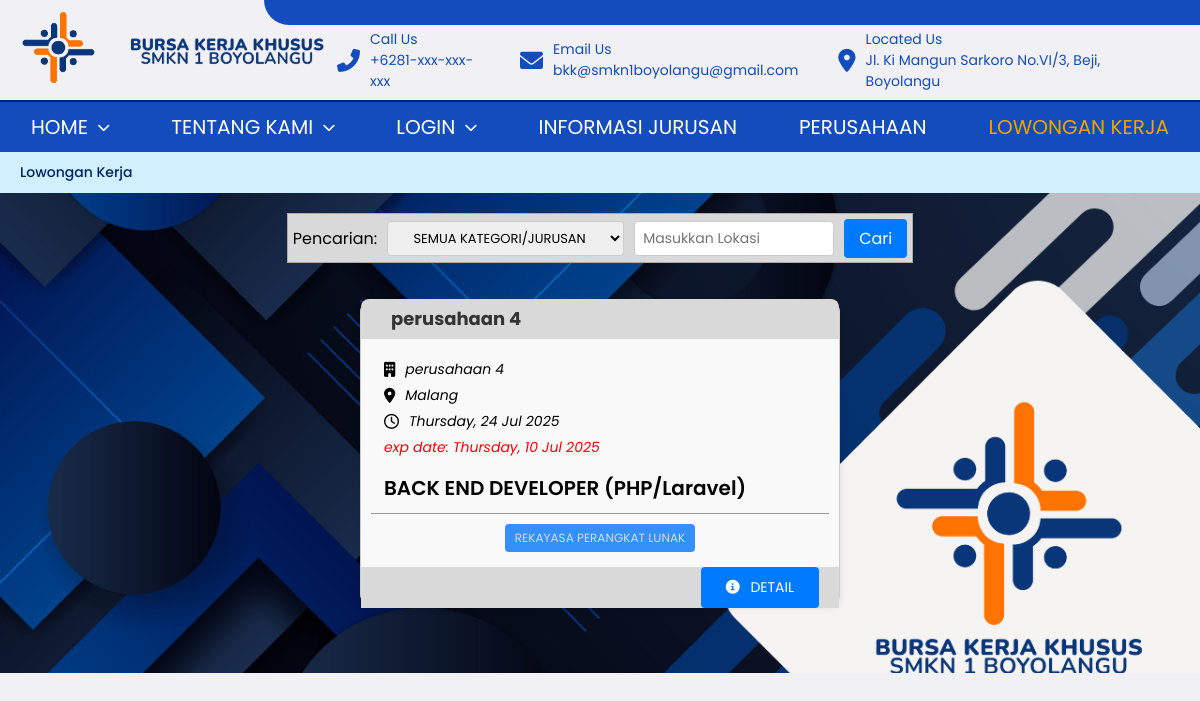
Page /BKK/Lowker/loker.php on the committed database.
### tables this page shows
CREATE TABLE `lowker`  (
  `id_lowker` int NOT NULL AUTO_INCREMENT,
  `id_jurusan` int NOT NULL,
  `judul_lowker` varchar(255) NOT NULL,
  `deskripsi_lowker` text NOT NULL,
  `gaji` varchar(255) NULL DEFAULT NULL,
  `pendidikan` varchar(255) NULL DEFAULT NULL,
  `tipe_pekerjaan` varchar(255) NULL DEFAULT NULL,
  `tgl_ditutup` date NULL DEFAULT NULL,
  `tgl_posting` date NULL DEFAULT NULL,
  `keahlian` text NULL,
  `waktu_bekerja` varchar(255) NULL DEFAULT NULL,
  `kualifikasi` text NULL,
  `tunjangan` text NULL,
  `id_perusahaan` int NULL DEFAULT NULL,
  `lokasi` varchar(255) NULL DEFAULT NULL,
  `jumlah_pelamar` int NULL DEFAULT NULL,
  PRIMARY KEY (`id_lowker`, `id_jurusan`) USING BTREE,
  INDEX `id_perusahaan`(`id_perusahaan` ASC) USING BTREE,
  INDEX `kategori_jurusan`(`id_jurusan` ASC) USING BTREE,
  CONSTRAINT `lowker_ibfk_1` FOREIGN KEY (`id_perusahaan`) REFERENCES `perusahaan` (`id_perusahaan`) ON DELETE RESTRICT ON UPDATE RESTRICT,
  CONSTRAINT `kategori_jurusan` FOREIGN KEY (`id_jurusan`) REFERENCES `jurusan` (`id_jurusan`) ON DELETE RESTRICT ON UPDATE RESTRICT
);

CREATE TABLE `perusahaan`  (
  `id_perusahaan` int NOT NULL AUTO_INCREMENT,
  `nama` varchar(100) NULL DEFAULT NULL,
  `alamat` text NULL,
  `kota` varchar(50) NULL DEFAULT NULL,
  `deskripsi_perusahaan` text NULL,
  `kontak` varchar(15) NULL DEFAULT NULL,
  `email` varchar(100) NULL DEFAULT NULL,
  `logo` longblob NULL,
  `gambar` longblob NULL,
  `standar` enum('umkm','mou','startup','perseroan') NOT NULL,
  `kategori` enum('lokal','provinsi','nasional','internasional') NOT NULL,
  `kerja_sama` text NOT NULL,
  PRIMARY KEY (`id_perusahaan`) USING BTREE
);

CREATE TABLE `jurusan`  (
  `id_jurusan` int NOT NULL AUTO_INCREMENT,
  `jurusan` varchar(100) NULL DEFAULT NULL,
  PRIMARY KEY (`id_jurusan`) USING BTREE
);

### BKK/Lowker/loker.php (the view, shortened to what this page needs)
<?php
include '../koneksi.php';
$result = $koneksi->query("
  SELECT lowker.*,
         perusahaan.nama AS nama_perusahaan,
         jurusan.jurusan AS nama_jurusan
  FROM lowker
  JOIN perusahaan ON lowker.id_perusahaan = perusahaan.id_perusahaan
  JOIN jurusan ON lowker.id_jurusan = jurusan.id_jurusan
");
?>
<!DOCTYPE html>
<html lang="en">
<head>
  <link rel="stylesheet" href="../css/navbar.css?v=<?php echo time(); ?>">
  <link rel="stylesheet" href="loker.css?v=<?php echo time(); ?>">
  <link href="https://cdnjs.cloudflare.com/ajax/libs/font-awesome/6.0.0-beta3/css/all.min.css" rel="stylesheet">
</head>
<body>
  <header>
    <div class="rectangle">
    </div>
    <div class="logo">
      <div class="logo-header">
        <img src="../logo.png" alt="BKK SMKN 1 Boyolangu Logo">
      </div>
      <div class="header-text">
        <img src="../tulisan logo.png" alt="Bursa Kerja Khusus SMKN 1 Boyolangu" id="text-img">
      </div>
    </div>
    <div class="contact-info">
      <div class="contact-phone">
        <i class="fas fa-phone-alt"></i>
        <div class="contact-ket">
          <p>Call Us</p>
          <p>+6281-xxx-xxx-xxx</p>
        </div>
      </div>
      <div class="contact-email">
        <i class="fas fa-envelope"></i>
        <div class="contact-ket">
          <p>Email Us</p>
          <p>bkk@smkn1boyolangu@gmail.com</p>
        </div>
      </div>
      <div class="contact-map">
        <i class="fas fa-map-marker-alt"></i>
        <div class="contact-ket">
          <p>Located Us</p>
          <p>Jl. Ki Mangun Sarkoro No.VI/3, Beji, Boyolangu</p>
        </div>
      </div>
    </div>
  </header>
  <div class="container">
    <nav class="navbar">
      <ul class="navbar-container">
        <li>
          <a href="../Home/Halaman Utama/berandautama.html">HOME<i class="fa-solid fa-chevron-down"></i></a>
        </li>
        <li><a href="#">TENTANG KAMI<i class="fa-solid fa-chevron-down"></i></a>
        </li>
        <li><a href="#">LOGIN<i class="fa-solid fa-chevron-down"></i></a>
        </li>
        <li><a href="../Informasi Jurusan/informasiJurusan.php">INFORMASI JURUSAN</a></li>
        <li><a href="../Perusahaan/perusahaan.php">PERUSAHAAN</a></li>
        <li><a href="loker.php" class="active">LOWONGAN KERJA</a></li>
      </ul>
    </nav>
    <div class="header-bar">
      <a href="#">Lowongan Kerja</a>
    </div>
    <div class="search-container">
      <div class="search">
        <label for="category">Pencarian:</label>
        <select id="category" class="search-select">
          <option value="">SEMUA KATEGORI/JURUSAN</option>
        </select>
        <input type="text" class="search-input" placeholder="Masukkan Lokasi">
        <button class="search-button">Cari</button>
      </div>
    </div>
 <div class="job-list">
    <?php
  if ($result->num_rows > 0):
    while ($row = $result->fetch_assoc()):
      $perusahaan = htmlspecialchars($row['nama_perusahaan']);
      $jurusan = htmlspecialchars($row['nama_jurusan']);
      $lokasi = htmlspecialchars($row['lokasi']);
      $tgl_post = date('l, d M Y', strtotime($row['tgl_posting']));
      $tgl_exp = date('l, d M Y', strtotime($row['tgl_ditutup']));
    ?>
    <div class="job-card">
      <div class="job-header">
        <h3><?= $perusahaan ?></h3>
      </div>
      <div class="job-detail">
        <ul>
          <li><i class="fa-solid fa-building"></i><?= $perusahaan ?></li>
          <li><i class="fa-solid fa-location-dot"></i><?= $lokasi ?></li>
          <li><i class="fa-regular fa-clock"></i><?= $tgl_post ?></li>
          <li style="color: red;">exp date: <?= $tgl_exp ?></li>
        </ul>
        <p class="job-role"><?= htmlspecialchars($row['judul_lowker']) ?></p>
        <div class="line"></div>
        <div class="job-tags">
          <p><?= $jurusan ?></p>
        </div>
      </div>
      <div class="job-footer">
        <a href="detail-lowker.php?id=<?= $row['id_lowker'] ?>">
          <button class="detail-button"><i class="fas fa-info-circle"></i> DETAIL</button>
        </a>
      </div>
    </div>
    <?php endwhile; ?>
  <?php else: ?>
    <p class="no-data" style="text-align:center; font-weight:bold; color:#666;">Tidak ada lowongan kerja yang tersedia.</p>
  <?php endif; ?>
  </div>
</div>
</body>
</html>

### BKK/css/navbar.css (style rules this page uses)
header { padding-top: 10px; display: flex; justify-content: space-between; align-items: center; border-bottom: 2px solid #002366; }
header .rectangle { position: absolute; top: 0; right: 0; width: 78vw; min-height: 25px; background-color: #134CBC; border-bottom-left-radius: 54px; }
.logo { display: flex; align-items: center; }
.logo-header { display: flex; align-items: center; margin-left: 20px; }
.logo-header img { height: 75px; margin-bottom: 15px; }
.header-text { flex: 2; text-align: center; }
#text-img { width: 220px; height: auto; margin-left: 20px; }
.contact-info { margin-top: 10px; margin-right: 50px; display: flex; gap: 40px; align-items: center; justify-content: center; width: 100%; }
.contact-ket p { font-size: 14px; }
.contact-phone, .contact-email, .contact-map { display: flex; align-items: center; justify-content: center; color: #134CBC; }
.contact-phone i, .contact-email i, .contact-map i { margin-right: 10px; font-size: 23px; }
.container { background-image: url('../../bg utama.png'); background-size: cover; background-position: 75% center; width: 100vw; }
.navbar { background: #134CBC; position: relative; }
.navbar-container { display: flex; justify-content: space-around; height: 50px; list-style: none; padding: 0; margin: 0; position: relative; }
.navbar ul li { position: relative; }
.navbar ul li a { display: flex; align-items: center; padding: 10px 25px; color: #FFF; text-decoration: none; font-size: 20px; font-weight: 400; font-family: 'Poppins', sans-serif; position: relative; z-index: 1; transition: color 0.3s ease; }
.navbar ul li a i { margin-left: 10px; font-size: 13px; }
.navbar ul li a.active { color: #f0a500; }

### rows in the picture
lowker: id_perusahaan.nama "perusahaan 4", lokasi "Malang", tgl_posting "Thursday, 24 Jul 2025", tgl_ditutup "Thursday, 10 Jul 2025", judul_lowker "BACK END DEVELOPER (PHP/Laravel)", id_jurusan.jurusan "REKAYASA PERANGKAT LUNAK"
